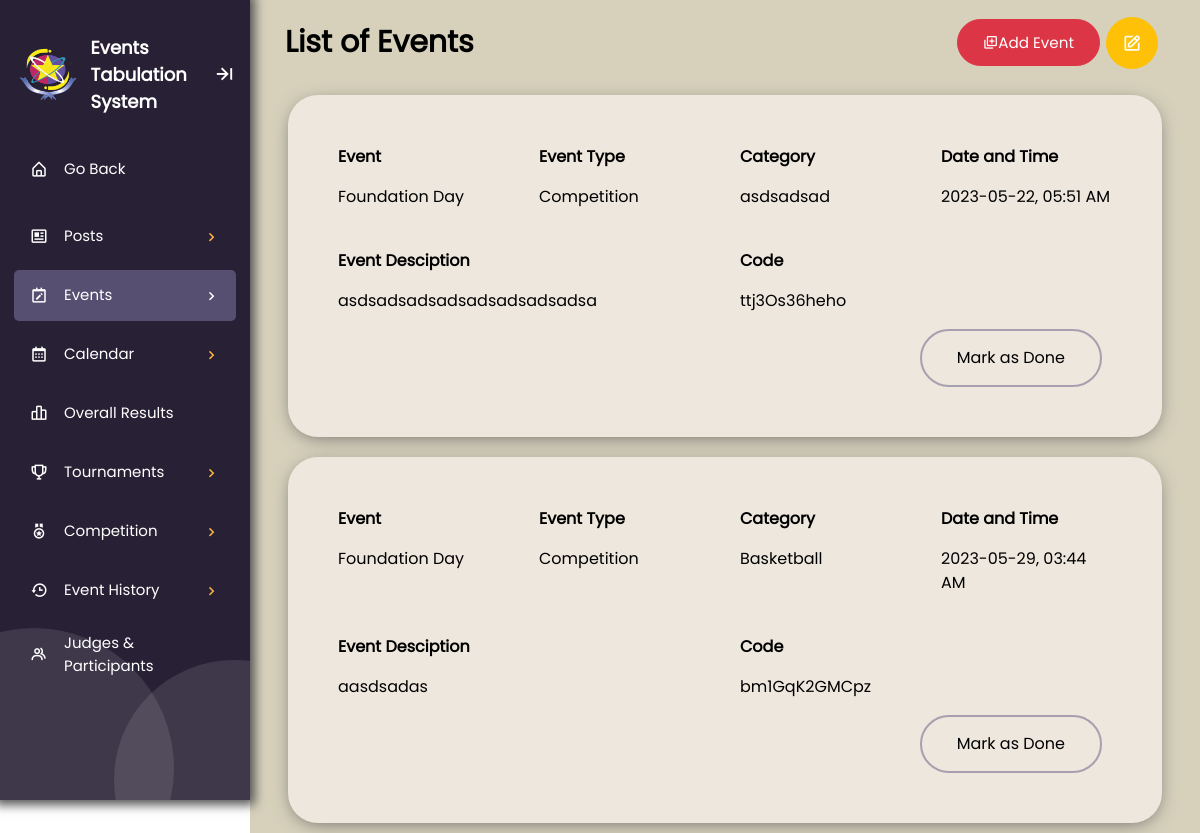
The page /EVE-admin-list-of-events.php on the database its author committed.
### tables this page shows
CREATE TABLE `listofeventtb` (
  `event_id` int(11) NOT NULL,
  `event_name` varchar(25) NOT NULL,
  `event_type` varchar(11) NOT NULL,
  `category_name` varchar(25) NOT NULL,
  `event_description` text NOT NULL,
  `event_code` varchar(12) NOT NULL,
  `event_date` date NOT NULL,
  `event_time` time NOT NULL
);

### php/EVE-admin-get-event-data.php (called while the page is built, shortened)
<?php
    $dbname=mysqli_connect("localhost","root","","pupets");
    $event_query = "SELECT * FROM listofeventtb";
    $event_result2 = mysqli_query($dbname, $event_query);
    $event_data2 = mysqli_query($dbname, $event_query);
?>

### EVE-admin-list-of-events.php (the view, shortened to what this page needs)
<?php
  include './php/EVE-admin-get-event-data.php';
?>
<!DOCTYPE html>
<html lang="en">
  <head>
    <link rel="stylesheet" href="./css/theme-mode.css">
    <link rel="stylesheet" href="./css/boxicons.css">
    <link rel="stylesheet" href="./css/responsive.css">
    <link rel="stylesheet" href="./css/sidebar-style.css">
    <link rel="stylesheet" href="./css/EVE-admin-bootstrap-select.min.css">
    <link rel="stylesheet" href="./css/EVE-admin-bootstrap4.min.css">
    <link rel="stylesheet" href="./css/EVE-admin-list-of-events.css">
    <link rel="stylesheet" href="./css/EVE-admin-confirmation.css">
  </head>
  <body>
    <div class="sidebar open box-shadow">
      <div class="bottom-design">
        <div class="design1"></div>
        <div class="design2"></div>
      </div>
      <div class="logo_details">
        <img src="./pictures/logo.png" alt="student council logo" class="icon logo">
        <div class="logo_name">Events Tabulation System</div>
        <i class="bx bx-arrow-to-right" id="btn"></i>
      </div>
      <div class="wrapper">
        <li class="nav-item top">
          <a href="index.php">
            <i class="bx bx-home-alt"></i>
            <span class="link_name">Go Back</span>
          </a>
        </li>
        <div class="sidebar-content-container">
          <ul class="nav-list">
            <li class="nav-item">
              <a href="#posts" class="menu_btn ">
                <i class="bx bx-news"><i class="dropdown_icon bx bx-chevron-down"></i></i>
                <span class="link_name">Posts
                  <i class="change-icon dropdown_icon bx bx-chevron-right"></i>
                </span>
              </a>
            </li>
            <li class="nav-item">
              <a href="#event_menu" class="menu_btn active">
                <i class="bx bx-calendar-edit"><i class="dropdown_icon bx bx-chevron-down"></i></i>
                <span class="link_name">Events
                  <i class="change-icon dropdown_icon bx bx-chevron-right"></i>
                </span>
              </a>
            </li>
            <li class="nav-item">
              <a href="#" class="menu_btn">
                <i class="bx bx-calendar"><i class="dropdown_icon bx bx-chevron-down"></i></i>
                <span class="link_name">Calendar
                  <i class="change-icon dropdown_icon bx bx-chevron-right"></i>
                </span>
              </a>
            </li>
            <li class="nav-item">
              <a href="#overall">
                <i class='bx bx-bar-chart-alt-2'></i>
                <span class="link_name">Overall Results</span>
              </a>
            </li>
            <li class="nav-item">
              <a href="#tournaments" class="menu_btn">
                <i class="bx bx-trophy"><i class="dropdown_icon bx bx-chevron-down"></i></i>
                <span class="link_name">Tournaments
                  <i class="change-icon dropdown_icon bx bx-chevron-right"></i>
                </span>
              </a>
            </li>
            <li class="nav-item">
              <a href="#competition" class="menu_btn">
                <i class="bx bx-medal"><i class="dropdown_icon bx bx-chevron-down"></i></i>
                <span class="link_name">Competition
                  <i class="change-icon dropdown_icon bx bx-chevron-right"></i>
                </span>
              </a>
            </li>
            <li class="nav-item">
              <a href="#event_history" class="menu_btn">
                <i class="bx bx-history"><i class="dropdown_icon bx bx-chevron-down"></i></i>
                <span class="link_name">Event History
                  <i class="change-icon dropdown_icon bx bx-chevron-right"></i>
                </span>
              </a>
            </li>
            <li class="nav-item">
              <a href="#judges_&_participants">
                <i class="bx bx-group"></i>
                <span class="link_name">Judges & <br> Participants</span>
              </a>
            </li>
          </ul>
        </div>
      </div>
    </div>
    <section class="home-section">
      <div class="container-fluid d-flex row justify-content-center m-0" id="event-wrapper">
        <?php
          $row = mysqli_num_rows($event_result2);
          if ($row > 0){
            ?>
              <div class="d-flex justify-content-between align-items-center pr-4 w-100">
                <div class="header">List of Events</div>
                <a href="EVE-admin-create-event.php?add event">
                  <button class="btn btn-danger text-center" id="add-event-btn">
                    <i class='bx bx-add-to-queue d-flex justify-content-center align-items-center'>
                      <span>Add Event</span>
                    </i>
                  </button>
                </a>
                <div class="btn btn-warning d-flex justify-content-center align-items-center badge-pill" id="edit-event-btn">
                  <i class='bx bx-edit text-white'></i>
                </div>
              </div>
            <?php
            while ($row = mysqli_fetch_array($event_data2)):;?>
            <div class="justify-content-start align-items-start content-box-shadow" id="event-data-container">
              <div class="row flex-column flex-sm-row">
                <div class="data-group col-md-6 col-lg-3">
                  <p class="data-label fw-bold">Event</p>
                  <p class="data-content fw-bold"><?php echo $row[1];?></p>
                </div>
                <div class="data-group col-md-6 col-lg-3">
                  <p class="data-label fw-bold">Event Type</p>
                  <p class="data-content fw-bold"><?php echo $row[2];?></p>
                </div>
                <div class="data-group col-md-6 col-lg-3">
                  <p class="data-label fw-bold">Category</p>
                  <p class="data-content fw-bold"><?php echo $row[3];?></p>
                </div>
                <div class="data-group col-md-6 col-lg-3">
                  <p class="data-label fw-bold">Date and Time</p>
                  <p class="data-content fw-bold"><?php
                  $time_sql = "SELECT TIME_FORMAT('$row[7]', '%h:%i %p') AS formattedTime FROM listofeventtb;";
                  $time_result = mysqli_query($dbname, $time_sql);
                  $get_time_result = mysqli_fetch_assoc($time_result);
                  $time = $get_time_result['formattedTime'];
                  echo $row[6];?>, <?php echo $time;?></p>
                </div>
              </div>
              <br>
              <div class="row flex-column flex-md-row">
                <div class="data-group col-md-6">
                  <p class="data-label fw-bold">Event Desciption</p>
                  <p class="data-content fw-bold description"><?php echo $row[4];?></p>
                </div>
                <div class="data-group col-md-3">
                  <p class="data-label fw-bold">Code</p>
                  <p class="data-content fw-bold"><?php echo $row[5];?></p>
                </div>
                <div class="data-group col-md-12" id="eventBtn">
                  <button class="btn event-done-btn<?php echo $row[0];?>" id="event-done-btn"  onclick="showDone<?php echo $row[0];?>()">Mark as Done</button>
                </div>
              </div>
            </div>
        <?php
          endwhile;
          }
        ?>
      </div>
    </section>
  </body>
</html>

### css/theme-mode.css (style rules this page uses)
:root[data-theme="light"] { --color-sidebar-bg:#282135; --color-sidebar-text: #fff; --color-sidebar-active: #635B81CC; --color-sidebar-subactive: #635B8180; --color-sidebar-hover: #635B8180; --color-sidebar-sublist-1: #FF605C; --color-sidebar-sublist-2: #00CA4E; --color-sidebar-sublist-3: #FFB546; --color-sidebar-sublist-4: #9747FF; --color-sidebar-chevron-icon: #FFB546; --color-shadow: #555; --color-body: #D7D1BC; --color-content-text: #000; --color-content-line: #635B8180; --color-content-card: #EDE7DD; --color-search-show: #FF605C; --color-content-button: #EDE7DD; --color-content-button-line: #635B81; --color-acap: #9747FF; --color-aeces: #A84444; --color-elite: #DF851B; --color-give: #73A9CC; --color-jehra: #D3B692; --color-jmap: #FFBD44; --color-jpia: #CF1659; --color-piie: #16BA9D; }

### css/EVE-admin-list-of-events.css (style rules this page uses)
html { overflow-y: scroll; overflow-x: hidden; }
#edit-event-btn { padding: 15px 15px 15px 15px; }
#edit-event-btn i, #event-delete-btn i { font-size: 20px; }
#event-wrapper { height: 100%; }
#add-event-form #save-btn, #add-event-form #cancel-btn, .data-group #event-done-btn, .data-group #event-edit-btn { border-radius: 50px; padding: 15px 35px 15px 35px; margin: 0px 10px 0px 10px; }
#cancel-btn, #event-done-btn { border: 2px solid var(--color-content-line); color: var(--color-content-text); background-color: transparent; }
#event-done-btn { display: block; justify-self: end; align-self: end; }
#event-data-container { height: 100%; width: 95%; background-color: var(--color-content-card); border-radius: 30px; margin: 10px 0 10px 0; padding: 50px; }
#event-data-container .data-group p { color: var(--color-content-text); }
.data-group { overflow-wrap: break-word; }
.data-label { font-weight: bold; }
.description { overflow: hidden; white-space: nowrap; text-overflow: ellipsis; }
#eventBtn { display: grid; }
#no-event-container i, #no-event-container p, #no-event-container span, #add-event-btn i, #add-event-btn span { font-size: calc(0.6vw + 8px); color: var(--color-content-text); }
#no-event-container a i, #no-event-container a i span, #add-event-btn i, #add-event-btn i span { color: white; }
#no-event-container a button, #add-event-btn { border-radius: 50px; padding: 15px 25px 15px 25px; }

### css/EVE-admin-confirmation.css (style rules this page uses)
.btn { display: flex; align-items: center; justify-content: center; margin: 3px 3px; }
a { text-decoration: none!important; }

### rows shown on the page
listofeventtb: event_name "Foundation Day", event_type "Competition", category_name "asdsadsad", event_date "2023-05-22", time "05:51 AM", event_description "asdsadsadsadsadsadsadsadsa", event_code "ttj3Os36heho"
listofeventtb: event_name "Foundation Day", event_type "Competition", category_name "Basketball", event_date "2023-05-29", time "03:44 AM", event_description "aasdsadas", event_code "bm1GqK2GMCpz"
